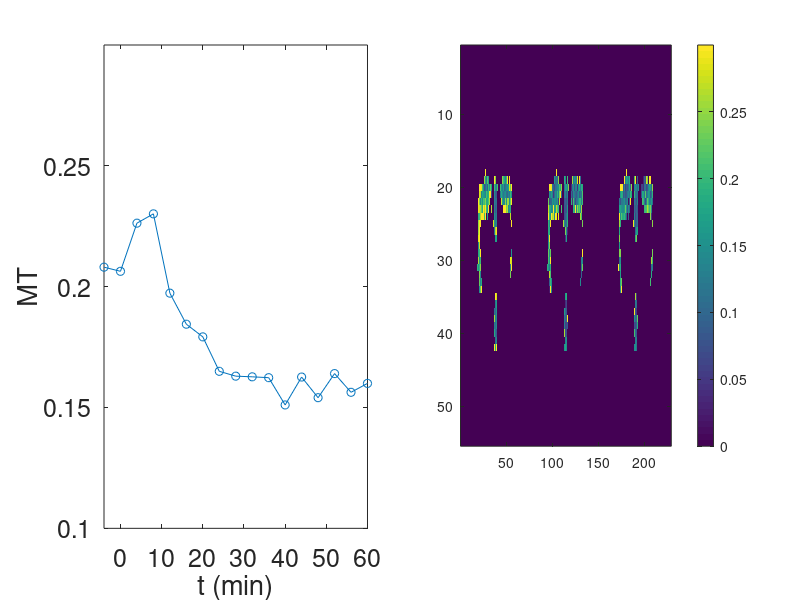

MATLAB code to generate this figure: (Note: this script raises an error after producing the figure.)
clc, clear all, close all;
addpath(genpath(pwd));

%% load data
load("Data/Fig5_MISL_TGN.mat")
for m = 1:size(img_misl,3)
    img_temp = img_misl(:,:,m);
    roi_temp = roi(:,:,m);
    dynamic(m) = mean(img_temp(roi_temp==1));
end

%% maps to display
disp_xrg = 6:60;
disp_yrg = 11:86;
img_base = mean(img_misl(disp_xrg,disp_yrg,1:2),3).*double(roi(disp_xrg,disp_yrg,1));
img_28min = img_misl(disp_xrg,disp_yrg,9).*double(roi(disp_xrg,disp_yrg,9));
img_60min = img_misl(disp_xrg,disp_yrg,17).*double(roi(disp_xrg,disp_yrg,17));
img_all = [img_base,img_28min,img_60min];

%% display dynamic curve and maps
t = -4:4:60; % in min
figure,set(gcf,'unit','normalized','position',[0.15,0.4,0.8,0.2],'color','w');
subplot(1,2,1),plot(t, dynamic,'-o',LineWidth=2,MarkerSize=8); set(gca,'fontsize',18);
xlabel("t (min)"); ylabel("MT"); xlim([min(t),max(t)]); ylim([0.1,0.3]);
subplot(1,2,2),imagesc(img_all); colorbar; caxis([0,0.3]); mycolormap(1);axis off; set(gca,'fontsize',18);


